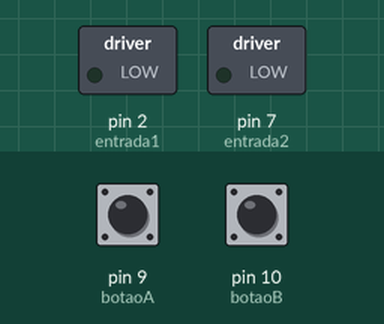
Bench run of a sketch on a simulated Arduino Uno, built with avr-gcc and run on an emulated ATmega328P. Parts: switched loads named in the sketch (green lamp = pin HIGH). The test bench sets the inputs (shaded band); at power-on: pin 9 (botaoA) LOW, pin 10 (botaoB) LOW.

Above: at 1.2 s.
1.3 s: pin 9 (botaoA) pulled HIGH for 3.2 s
At 1.9 s:
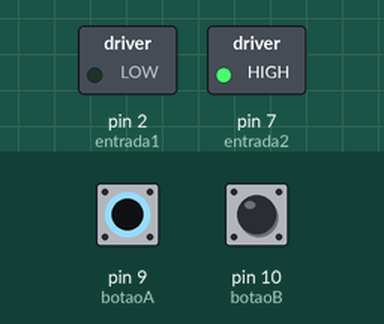
7.5 s: pin 10 (botaoB) pulled HIGH for 0.15 s
At 7.8 s:
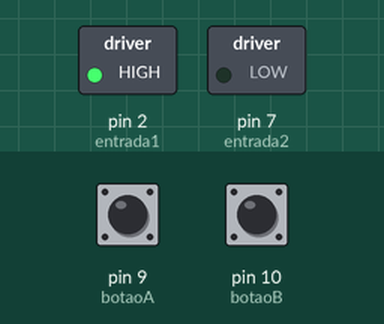
10.6 s: pin 10 (botaoB) pulled HIGH for 1 s
At 14.4 s:
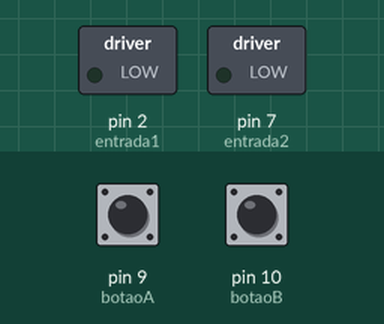
14.6 s: pin 10 (botaoB) pulled HIGH for 3.2 s
At 15.6 s:
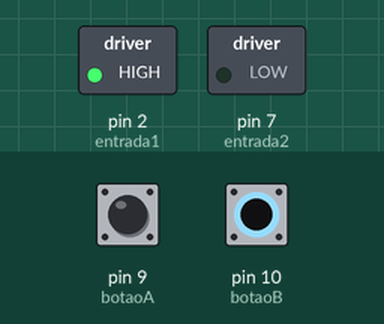
Timing chart, 0 to 21.8 s (numbered marks = the images above; inputs shaded):
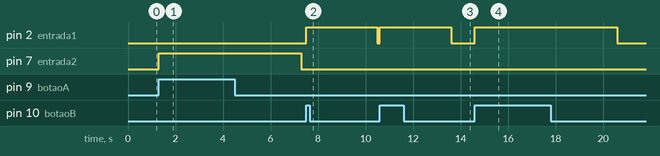

Measured:
- after the input at 1.3 s, pin 7 (entrada2): LOW → HIGH at once, → LOW 6.0 s later
- after the input at 7.5 s, pin 2 (entrada1): LOW → HIGH at once, → LOW 3.0 s later
- after the input at 10.6 s, pin 2 (entrada1): LOW → HIGH at once, → LOW 3.0 s later
- after the input at 14.6 s, pin 2 (entrada1): LOW → HIGH at once, → LOW 6.0 s later

The sketch:

atividade_6_emelyn1.ino
```cpp
// C++ code
//
byte botaoA = 9;
byte botaoB = 10;

#define enable 3
#define entrada1 2
#define entrada2 7

boolean estadoBotao1,estadoBotao2;


void setup()
{
  pinMode(botaoA, INPUT);//entrada
  pinMode(botaoB, INPUT);//entrada
  pinMode(entrada1, OUTPUT);//SAIDA
  pinMode(entrada2, OUTPUT);//SAIDA

}

void loop(){
  estadoBotao1 = digitalRead(botaoA);//lendo o que está escrito no botão, entrada
  estadoBotao2 = digitalRead(botaoB);//lendo o que está escrito no botão, entrada


  if(estadoBotao1==HIGH){
    digitalWrite(enable,HIGH);
    digitalWrite(entrada1,LOW);
    digitalWrite(entrada2,HIGH);
    delay(3000);

    //PARAR MOTOR
    parar_motor();

  }else if(estadoBotao2==HIGH){
    digitalWrite(enable,HIGH);
    digitalWrite(entrada1,HIGH);
    digitalWrite(entrada2,LOW);
    delay(3000);

    //PARAR MOTOR
    parar_motor();

  }else{
  	parar_motor();
  }

}


void parar_motor(){
	digitalWrite(entrada1,LOW);
    digitalWrite(entrada2,LOW);

}
```
